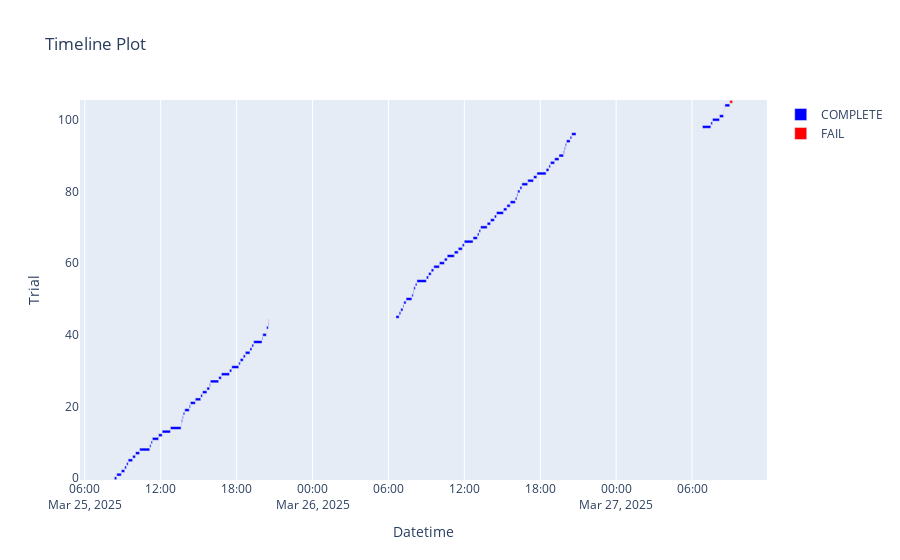

The cell this chart's notebook holds for it:
### Code cell
optuna.visualization.plot_timeline(study)
